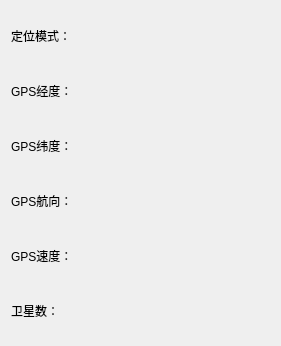
             <widget class="QWidget" name="scrollAreaWidgetContents_2">
              <property name="geometry">
               <rect>
                <x>0</x>
                <y>0</y>
                <width>281</width>
                <height>346</height>
               </rect>
              </property>
              <layout class="QVBoxLayout" name="verticalLayout_2">
               <item>
                <widget class="QLabel" name="label_2">
                 <property name="text">
                  <string>定位模式：</string>
                 </property>
                </widget>
               </item>
               <item>
                <widget class="QLabel" name="label_3">
                 <property name="text">
                  <string>GPS经度：                    </string>
                 </property>
                </widget>
               </item>
               <item>
                <widget class="QLabel" name="label_4">
                 <property name="text">
                  <string>GPS纬度：</string>
                 </property>
                </widget>
               </item>
               <item>
                <widget class="QLabel" name="label_5">
                 <property name="text">
                  <string>GPS航向：</string>
                 </property>
                </widget>
               </item>
               <item>
                <widget class="QLabel" name="label_6">
                 <property name="text">
                  <string>GPS速度：</string>
                 </property>
                </widget>
               </item>
               <item>
                <widget class="QLabel" name="label_9">
                 <property name="text">
                  <string>卫星数：</string>
                 </property>
                </widget>
               </item>
              </layout>
             </widget>
